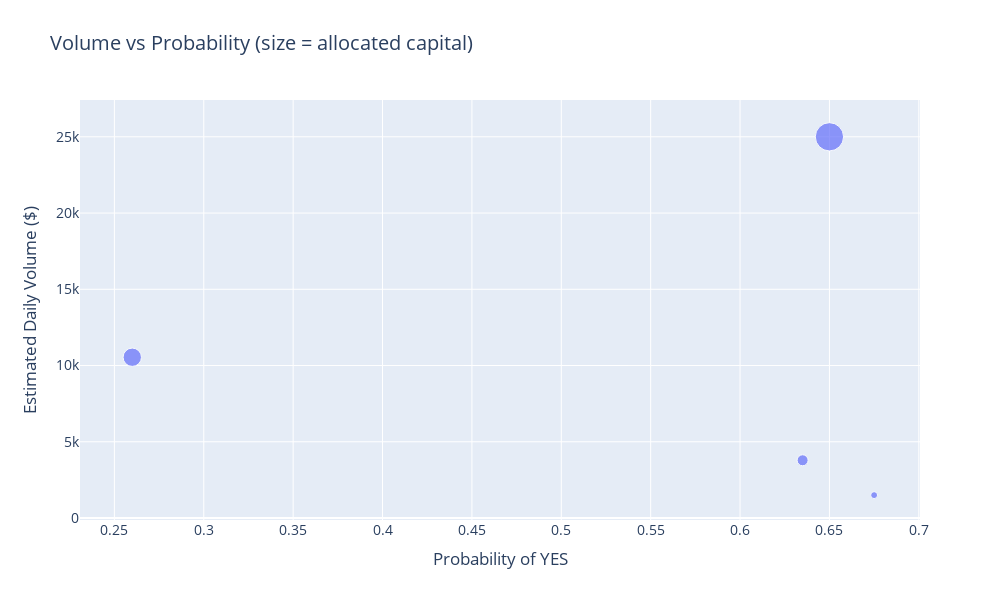

Source (notebook cell):
### Markdown cell above
### Volume vs Probability

### Code cell
if df is not None and 'estimated_daily_volume' in df.columns and 'probability_mean' in df.columns:
    # Filter out missing values
    df_valid = df.dropna(subset=['estimated_daily_volume', 'probability_mean'])
    
    if len(df_valid) > 0:
        fig = px.scatter(
            df_valid,
            x='probability_mean',
            y='estimated_daily_volume',
            size='allocated_capital',
            hover_data=['question', 'topic'],
            title='Volume vs Probability (size = allocated capital)',
            labels={
                'probability_mean': 'Probability of YES',
                'estimated_daily_volume': 'Estimated Daily Volume ($)'
            },
            height=600,
            width=1000
        )
        fig.update_layout(font=dict(size=14))
        fig.show()
    else:
        print("No valid data for volume vs probability plot")

### Figure 1 — Plotly figure (JSON) as saved in the notebook; plotly's stock layout.template omitted (floating-point values rounded to 4 significant figures)
{"data": [{"customdata": [["Will the EU AI Act be fully implemented by August 2, 2027?", "EU AI Act Implementation"], ["Will the first set of prohibitions under the EU AI Act take effect by February 2, 2025?", "EU AI Act Implementation"], ["Will Donald Trump win the Republican nomination before July 1, 2026?", "US Presidential Election Campaigns"], ["Will the world achieve a 50% reduction in carbon emissions by 2030 according to the latest climate agreements?", "Global Climate Change Initiatives"]], "hovertemplate": "Probability of YES=%{x}<br>Estimated Daily Volume ($)=%{y}<br>allocated_capital=%{marker.size}<br>question=%{customdata[0]}<br>topic=%{customdata[1]}<extra></extra>", "legendgroup": "", "marker": {"color": "#636efa", "size": [927.1, 367.4, 6123.0, 2582.0], "sizemode": "area", "sizeref": 15.31, "symbol": "circle"}, "mode": "markers", "name": "", "orientation": "v", "showlegend": false, "type": "scatter", "x": [0.635, 0.675, 0.65, 0.26], "xaxis": "x", "y": [3785.0, 1500.0, 25000.0, 10540.0], "yaxis": "y"}], "layout": {"font": {"size": 14}, "height": 600, "legend": {"itemsizing": "constant", "tracegroupgap": 0}, "title": {"text": "Volume vs Probability (size = allocated capital)"}, "width": 1000, "xaxis": {"anchor": "y", "domain": [0, 1], "title": {"text": "Probability of YES"}}, "yaxis": {"anchor": "x", "domain": [0, 1], "title": {"text": "Estimated Daily Volume ($)"}}}}
